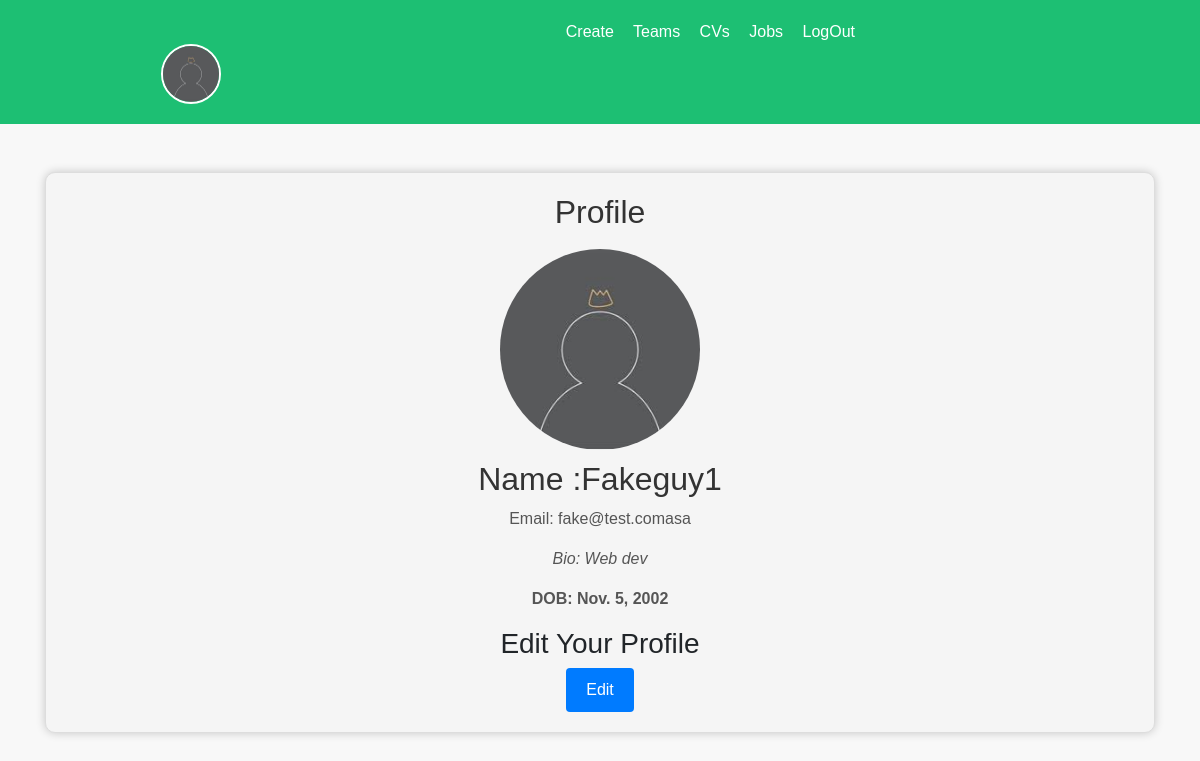
The app's page / (signed in) with its own data.
### app/models.py (models this page shows, shortened)
class UserProfile(models.Model):
    user = models.OneToOneField(User, on_delete=models.CASCADE,related_name='userprofile')
    bio = models.TextField(blank=True)
    birthdate = models.DateField(null=True, blank=True)
    profile_picture = models.ImageField(upload_to='profile_pics/', null=True, blank=True,default='profilepic.jpg')

class User(AbstractUser):
 sections = models.ManyToManyField(Section, related_name='members', blank=True)

### app/views.py (the view)
# urls.py: path('', views.profile, name='profile'),
@login_required(login_url='login')
def profile(request):
    if request.user.is_authenticated:
        user_profile = request.user.userprofile
        if request.method == 'POST':
            form = UserProfileForm(request.POST, request.FILES, instance=user_profile)
            if form.is_valid():
                new_profile_picture = form.cleaned_data.get('profile_picture')
                if new_profile_picture:
                    user_profile.profile_picture = new_profile_picture
                user_profile.bio = form.cleaned_data['bio']
                user_profile.birthdate = form.cleaned_data['birthdate']
                user_profile.save()
                return HttpResponseRedirect(reverse("profile"))
        else:
            form = UserProfileForm(instance=user_profile)
        return render(request, "app/profile.html", {"user_profile": user_profile, "form": form})
    else:
        return HttpResponseRedirect(reverse("login"))

### app/templates/app/profile.html (shortened to what this page needs)
{% extends "app/layout.html" %}
{% load static %}
{% block staticpart %}
<link href="{% static 'app/profile.css' %}" rel="stylesheet">
{% endblock  %}
{% block body %}
    <div class="profile-container">
        <h2>Profile</h2>
        {% if user_profile.profile_picture %}
        <img src="{{ user_profile.profile_picture.url }}" alt="Profile Picture" class="profile-picture">
    {% endif %}
        <h2> Name :{{ user_profile.user.username }}</h2>
        <p>Email: {{ user_profile.user.email }}</p>
        {% if user_profile.bio %}
            <p class="user-bio">Bio: {{ user_profile.bio }}</p>
        {% endif %}
        {% if user_profile.birthdate %}
            <p class="user-birthdate">DOB:  {{ user_profile.birthdate }}</p>
        {% endif %}
        <h3>Edit Your Profile</h3>
        <button id="edit-button" class="btn btn-primary">Edit</button>
    </div>
{% endblock %}

### app/templates/app/layout.html (shortened to what this page needs)
{% load static %}
<!DOCTYPE html>
<html lang="en">
<head>
    {% block staticpart %}{% endblock %}
    <link rel="stylesheet" href="https://stackpath.bootstrapcdn.com/bootstrap/4.4.1/css/bootstrap.min.css">
    <link rel="stylesheet" href="https://code.jquery.com/ui/1.12.1/themes/base/jquery-ui.css">
    <link href="{% static 'app/styles.css' %}" rel="stylesheet">
    <link rel="stylesheet" href="https://cdnjs.cloudflare.com/ajax/libs/font-awesome/6.3.0/css/all.min.css">
</head>
<body>
    {% if not ispdf %}
    <div class="custom-navbar">
        <div class="container">
            <div class="row">
                <div class="col-12 col-md-9 text-right">
                    {% if user.is_authenticated %}
                        <a href="{% url 'create' %}">Create</a>
                        <a href="{% url 'section_list' %}">Teams</a>
                        <a href="{% url 'list' %}">CVs</a>
                        <a href="{% url 'jobfromlink' %}">Jobs</a>
                        <a href="{% url 'logout' %}">LogOut</a>
                        <div class="col-12 col-md-3">
                            <a href="{% url "profile" %}">
                                <img src="{{ user_profile.profile_picture.url }}" class="profile-image">
                            </a>
                        </div>
                    {% else %}
                        <a href="{% url 'login' %}">Log In</a>
                        <a href="{% url 'register' %}">Sign Up</a>
                    {% endif %}
                </div>
            </div>
        </div>
    </div>
    {% endif %}
    <div class="container mt-4 mt-md-5">
        {% block body %}
        {% endblock %}
    </div>
</body>
</html>

### app/static/app/profile.css (style rules this page uses)
.profile-container { border: 1px solid #ddd; padding: 20px; background-color: #f5f5f5; text-align: center; }
.profile-picture { max-width: 150px; border-radius: 50%; }
#edit-button { background-color: #007bff; color: #fff; border: none; padding: 10px 20px; cursor: pointer; }
.profile-container { background-color: #f5f5f5; padding: 20px; border-radius: 10px; box-shadow: 0 0 10px rgba(0, 0, 0, 0.2); }
h2 { font-size: 24px; color: #333; margin-top: 0; }
p { font-size: 16px; color: #555; }
.user-bio { font-style: italic; }
.user-birthdate { font-weight: bold; }
.profile-picture { max-width: 200px; border-radius: 50%; margin: 10px 0; }
h3 { font-size: 20px; margin-top: 20px; }
.btn-primary { background-color: #007bff; color: #fff; border: none; padding: 10px 20px; border-radius: 5px; cursor: pointer; }

### app/static/app/styles.css (style rules this page uses)
body { background-color: #f8f8f8; font-family: Arial, sans-serif; margin: 0; padding: 0; }
.custom-navbar { background-color: #1dbf73; color: white; padding: 20px; }
.custom-navbar a { color: white; margin-right: 15px; text-decoration: none; }
.profile-image { width: 60px; height: 60px; border-radius: 50%; object-fit: cover; border: 2px solid white; }

### records on screen
UserProfile: profile_picture (picture), user.username "Fakeguy1", user.email "fake@test.comasa", bio "Web dev", birthdate "Nov. 5, 2002"
